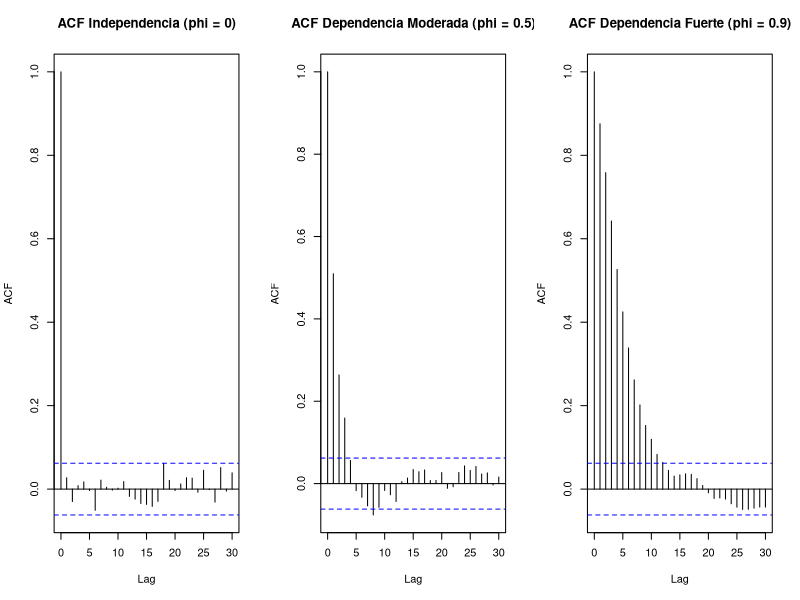
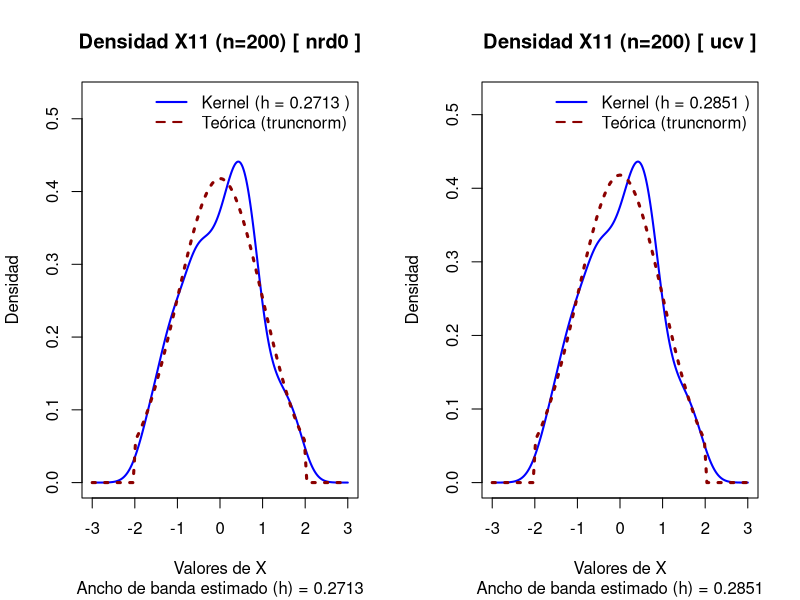
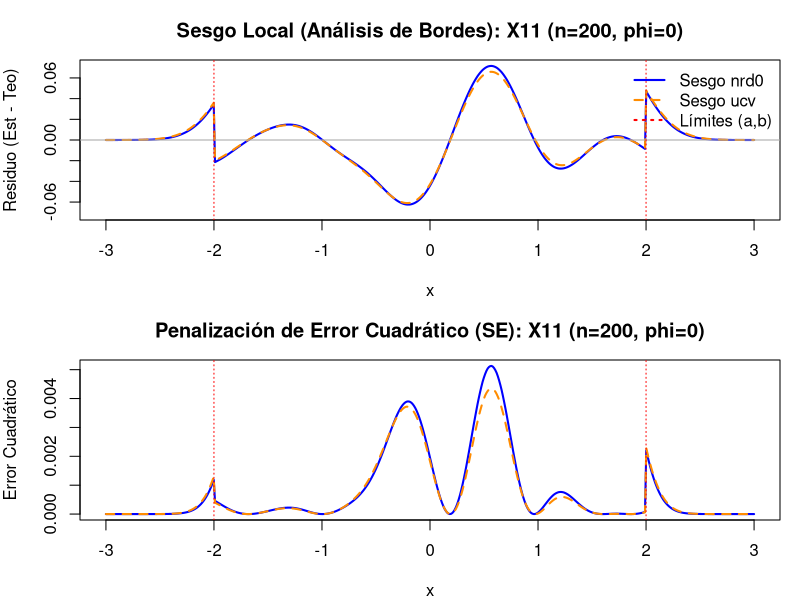
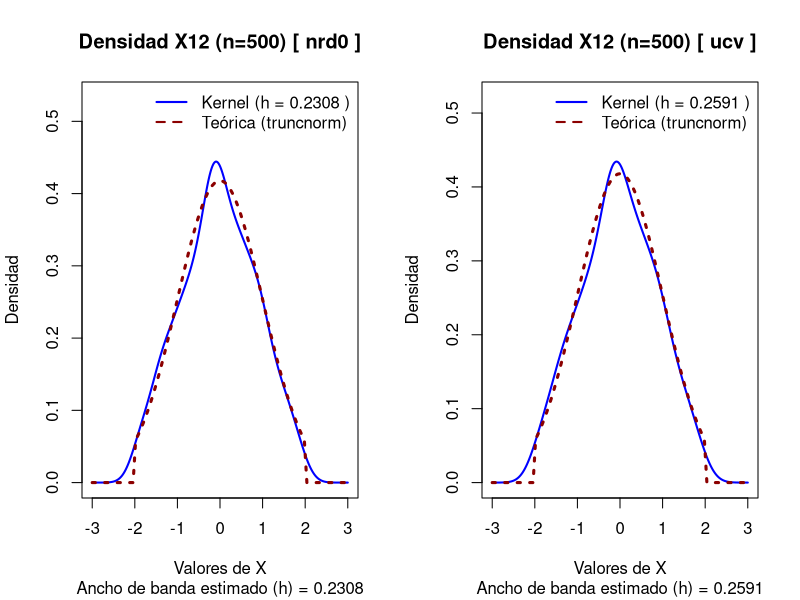
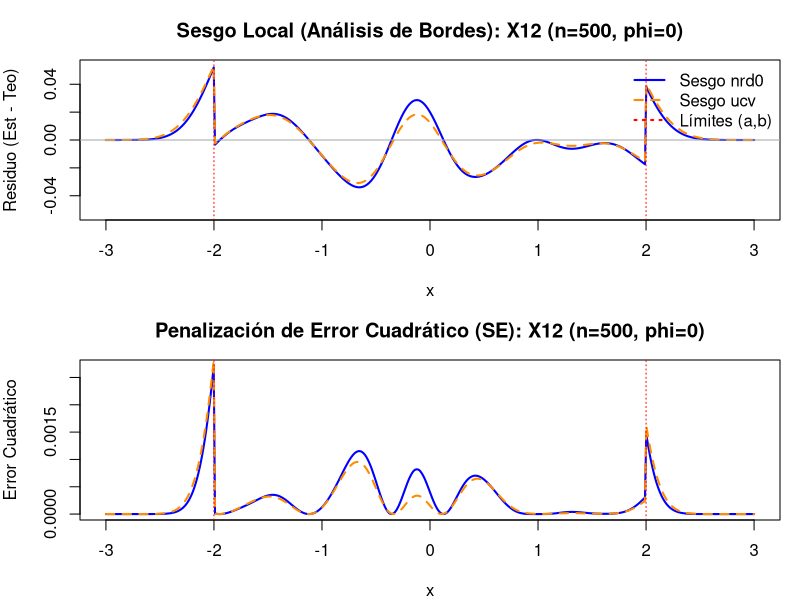
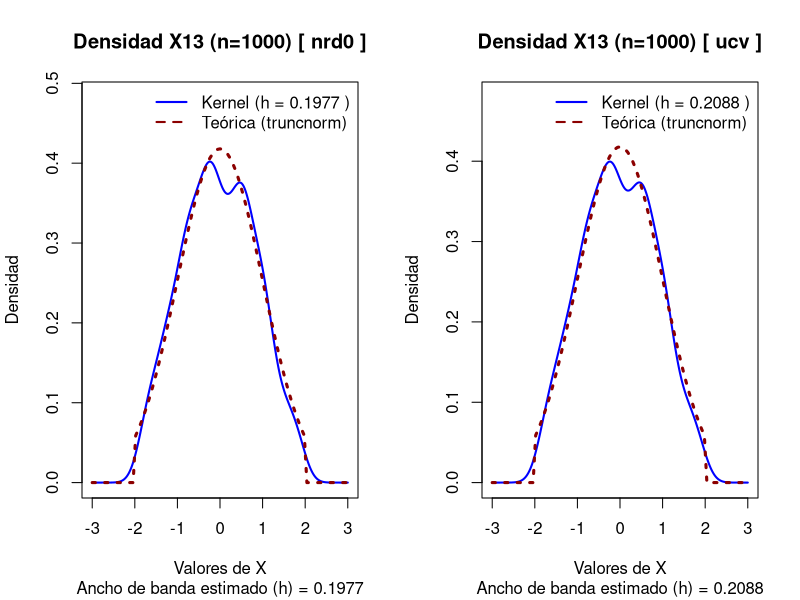
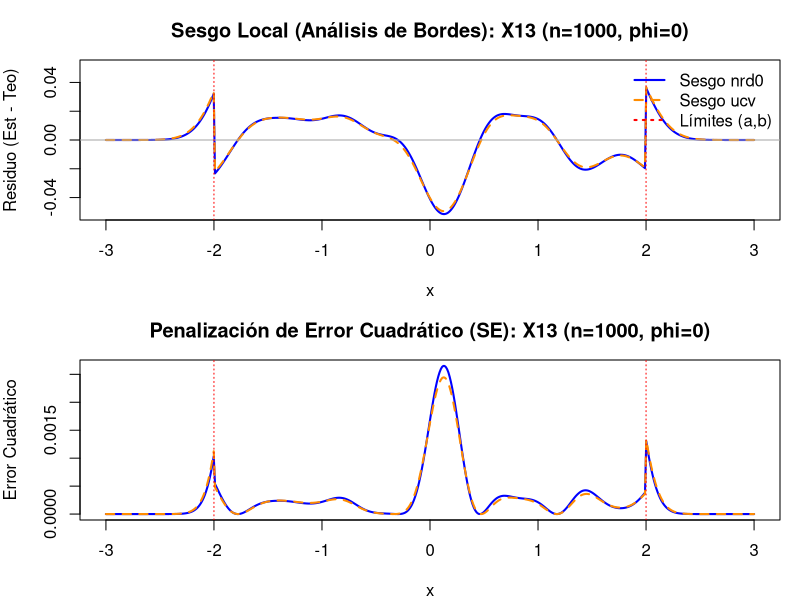
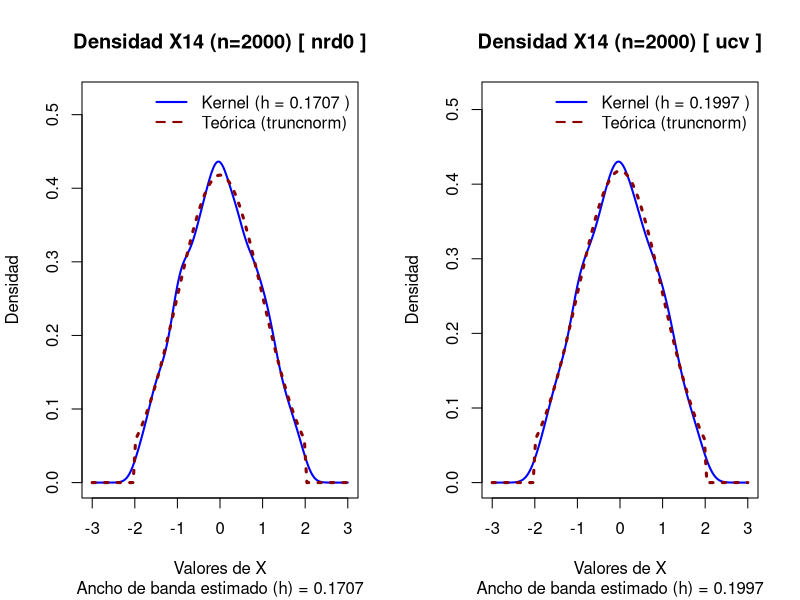

The R script that drew these images, in order:
## ---- chunk 1
# Configuración global de los chunks
knitr::opts_chunk$set(echo = TRUE, warning = FALSE, message = FALSE, 
                      fig.align = 'center', fig.width = 10, fig.height = 6)

library(truncnorm)
set.seed(1234)

# ==============================================================================
# FUNCIÓN DE SIMULACIÓN (Normal Truncada Dependiente AR(1))
# ==============================================================================
gnormtrunc_dep <- function(nsim, phi, a, b, m, de) {
  # Generacion de AR(1)
  if (phi == 0) {
    Z <- rnorm(nsim) # Si phi es 0, es simplemente ruido blanco estandar
  } else {
    Z <- arima.sim(list(ar=phi), n=nsim) 
  }
  
  # Calculamos la varianza teórica del proceso AR(1)
  sd_Z <- if (phi == 0) 1 else sqrt(1 / (1 - phi^2))
  
  # Generar variables uniformes
  U <- pnorm(Z, mean=0, sd=sd_Z)
  
  # Soporte para la normal truncada, dependiente.
  F_a <- pnorm(a, mean = m, sd = de)
  F_b <- pnorm(b, mean = m, sd = de)
  p <- F_b - F_a
  
  # Inversa de la función de distribución (qnorm) ajustada a la escala
  X = qnorm(p * U + F_a, mean=m, sd=de)
  
  
  # SE COMENTA ESTA PARTE PORQUE NO APORTA NADA
  # par(mfrow=c(1,3))
  # # Gráficos internos solicitados de la serie
  # plot(seq(1, nsim, 1), X, xlab="Índice", ylab="X", main=paste("Dispersión (phi =", phi, ", n =", nsim, ")"))
  # plot(X, type = "l", xlab="Índice", ylab="X", main="Gráfico de Líneas")
  # acf(X, main=paste("ACF para phi =", phi))
  # par(mfrow=c(1,1))
  
  return(X)
}

# ==============================================================================
# FUNCIÓN PARA ESTIMAR LA DENSIDAD
# ==============================================================================

est_dens_func <- function(X, bw_metodo, lim_inf, lim_sup) {
  
  # 1. Calcular estimación de densidad kernel
  # Nota: Es buena práctica fijar 'n' (ej. n = 512) para asegurar el mismo tamaño siempre
  est_dens <- density(X, bw = bw_metodo, from = lim_inf, to = lim_sup, n = 512)
  
  # 2. Extraer el valor numérico de h (ancho de banda) redondeado a 4 decimales
  h_estimado <- round(est_dens$bw, 4)
  
  # 3. Extraer la malla con la que se construyó la estimación
  malla <- est_dens$x
  
  # 4. Extraer las estimaciones de la densidad de la malla
  densidades <- est_dens$y
  
  # 5. Retornar las variables en una lista con nombres descriptivos
  return(list(
    h_estimado = h_estimado,
    malla      = malla,
    densidades = densidades
  ))
}

# ==============================================================================
# FUNCIÓN ASISTENTE PARA SOBREPONER DENSIDADES
# ==============================================================================
graficar_densidades_trunc <- function(densidad_est, bw_metodo, a, b, m, de, titulo = "") {
  
  # 1. Extraer los límites dinámicamente desde la malla ya calculada
  limite_inferior <- min(densidad_est$malla)
  limite_superior <- max(densidad_est$malla)
  
  # 2. Graficar la estimación del Kernel usando los vectores x e y
  plot(x = densidad_est$malla, 
       y = densidad_est$densidades, 
       type = "l", 
       main = paste("Densidad", titulo, "[", bw_metodo, "]"), 
       sub = paste("Ancho de banda estimado (h) =", round(densidad_est$h_estimado, 4)),
       col = "blue", lwd = 2, 
       xlim = c(limite_inferior, limite_superior), # Límites inyectados automáticamente
       ylim = c(0, max(densidad_est$densidades) * 1.2),
       xlab = "Valores de X", ylab = "Densidad")
  
  # 3. Sobreponer la teórica usando el paquete truncnorm
  curve(dtruncnorm(x, a = a, b = b, mean = m, sd = de), 
        col = "darkred", lwd = 3, lty = 3, add = TRUE)
  
  # 4. Leyenda explicativa enriquecida con el valor de h
  legend("topright", 
         legend = c(paste("Kernel (h =", round(densidad_est$h_estimado, 4), ")"), "Teórica (truncnorm)"), 
         col = c("blue", "darkred"), lty = c(1, 2), lwd = 2, bty = "n")
}



# ==============================================================================
# FUNCIÓN DE DIAGNÓSTICO DE ERROR LOCAL (SESGO Y ERROR CUADRÁTICO) (ACTUALIZADO)
# ==============================================================================
diagnostico_error_local <- function(X, a, b, m, de, lim_inf, lim_sup, titulo = "") {
  # Configurar layout para 2 gráficos apilados verticalmente
  par(mfrow = c(2, 1), mar = c(4, 4, 3, 1))
  
  # 1. Estimar con ambos métodos forzando la grilla exacta (sin interpolación)
  # Usamos from, to y n=512 para "congelar" la malla
  d_nrd0 <- density(X, bw = "nrd0", from = lim_inf, to = lim_sup, n = 512)
  
  # Suprimimos los warnings de UCV para no saturar la consola en esta fase
  d_ucv  <- suppressWarnings(density(X, bw = "ucv", from = lim_inf, to = lim_sup, n = 512))
  
  # 2. Extraer la malla exacta generada por R y evaluar la densidad teórica ahí
  x_grid <- d_nrd0$x
  y_teo <- dtruncnorm(x_grid, a = a, b = b, mean = m, sd = de)
  
  # 3. GRÁFICO 1: Residuos (Sesgo Local)
  # Calculamos el error directamente sin usar approx()
  sesgo_nrd0 <- d_nrd0$y - y_teo
  sesgo_ucv  <- d_ucv$y - y_teo
  
  # Establecer límites simétricos para el eje Y del sesgo
  y_lim_sesgo <- max(abs(c(sesgo_nrd0, sesgo_ucv)))
  
  plot(x_grid, sesgo_nrd0, type = "l", col = "blue", lwd = 2,
       ylim = c(-y_lim_sesgo, y_lim_sesgo),
       ylab = "Residuo (Est - Teo)", xlab = "x",
       main = paste("Sesgo Local (Análisis de Bordes):", titulo))
  lines(x_grid, sesgo_ucv, col = "darkorange", lwd = 2, lty = 2)
  abline(h = 0, col = "darkgray", lty = 1) # Línea de perfección
  abline(v = c(a, b), col = "red", lty = 3) # Límites de truncamiento
  
  legend("topright", legend = c("Sesgo nrd0", "Sesgo ucv", "Límites (a,b)"),
         col = c("blue", "darkorange", "red"), lty = c(1, 2, 3), lwd = 2, bty = "n")
  
  # 4. GRÁFICO 2: Error Cuadrático Local
  se_nrd0 <- sesgo_nrd0^2
  se_ucv  <- sesgo_ucv^2
  
  plot(x_grid, se_nrd0, type = "l", col = "blue", lwd = 2,
       ylab = "Error Cuadrático", xlab = "x",
       main = paste("Penalización de Error Cuadrático (SE):", titulo))
  lines(x_grid, se_ucv, col = "darkorange", lwd = 2, lty = 2)
  abline(v = c(a, b), col = "red", lty = 3)
  
  # Restaurar layout gráfico a la normalidad
  par(mfrow = c(1, 1), mar = c(5, 4, 4, 2) + 0.1)
}
## ---- chunk 2
# Generamos una muestra de n=1000 para ilustrar los tres escenarios de dependencia
par(mfrow=c(1,3))
Z_indep <- arima.sim(list(ar=0), n=1000)
acf(Z_indep, main="ACF Independencia (phi = 0)")

Z_mod   <- arima.sim(list(ar=0.5), n=1000)
acf(Z_mod, main="ACF Dependencia Moderada (phi = 0.5)")

Z_fuerte <- arima.sim(list(ar=0.9), n=1000)
acf(Z_fuerte, main="ACF Dependencia Fuerte (phi = 0.9)")
par(mfrow=c(1,1))
## ---- chunk 3
# --- Análisis para n=200 ---
X11 <- gnormtrunc_dep(nsim = 200, phi = 0, a = -2, b = 2, m = 0, de = 1)
dens_nrd0_X11 <- est_dens_func(X11, "nrd0", lim_inf = -3, lim_sup = 3)
dens_ucv_X11  <- suppressWarnings(est_dens_func(X11, "ucv", lim_inf = -3, lim_sup = 3))
## ---- chunk 4
# --- Análisis para n=200 ---
par(mfrow=c(1,2))
graficar_densidades_trunc(dens_nrd0_X11, "nrd0", a = -2, b = 2, m = 0, de = 1, titulo = "X11 (n=200)")
graficar_densidades_trunc(dens_ucv_X11, "ucv",  a = -2, b = 2, m = 0, de = 1, titulo = "X11 (n=200)")
par(mfrow=c(1,1))
## ---- chunk 5
diagnostico_error_local(X11, a = -2, b = 2, m = 0, de = 1, lim_inf = -3, lim_sup = 3, titulo = "X11 (n=200, phi=0)")
## ---- chunk 6
# --- Análisis para n=500, phi=0 ---
X12 <- gnormtrunc_dep(nsim = 500, phi = 0, a = -2, b = 2, m = 0, de = 1)
dens_nrd0_X12 <- est_dens_func(X12, "nrd0", lim_inf = -3, lim_sup = 3)
dens_ucv_X12  <- suppressWarnings(est_dens_func(X12, "ucv", lim_inf = -3, lim_sup = 3))

## ---- chunk 7
par(mfrow=c(1,2))
graficar_densidades_trunc(dens_nrd0_X12, "nrd0", a = -2, b = 2, m = 0, de = 1, titulo = "X12 (n=500)")
graficar_densidades_trunc(dens_ucv_X12, "ucv",  a = -2, b = 2, m = 0, de = 1, titulo = "X12 (n=500)")
par(mfrow=c(1,1))
## ---- chunk 8
diagnostico_error_local(X12, a = -2, b = 2, m = 0, de = 1, lim_inf = -3, lim_sup = 3, titulo = "X12 (n=500, phi=0)")

## ---- chunk 9
# --- Análisis para n=1000, phi=0 ---
X13 <- gnormtrunc_dep(nsim = 1000, phi = 0, a = -2, b = 2, m = 0, de = 1)
dens_nrd0_X13 <- est_dens_func(X13, "nrd0", lim_inf = -3, lim_sup = 3)
dens_ucv_X13  <- suppressWarnings(est_dens_func(X13, "ucv", lim_inf = -3, lim_sup = 3))

## ---- chunk 10
par(mfrow=c(1,2))
graficar_densidades_trunc(dens_nrd0_X13, "nrd0", a = -2, b = 2, m = 0, de = 1, titulo = "X13 (n=1000)")
graficar_densidades_trunc(dens_ucv_X13, "ucv",  a = -2, b = 2, m = 0, de = 1, titulo = "X13 (n=1000)")
par(mfrow=c(1,1))
## ---- chunk 11
diagnostico_error_local(X13, a = -2, b = 2, m = 0, de = 1, lim_inf = -3, lim_sup = 3, titulo = "X13 (n=1000, phi=0)")

## ---- chunk 12
# --- Análisis para n=2000, phi=0 ---
X14 <- gnormtrunc_dep(nsim = 2000, phi = 0, a = -2, b = 2, m = 0, de = 1)
dens_nrd0_X14 <- est_dens_func(X14, "nrd0", lim_inf = -3, lim_sup = 3)
dens_ucv_X14  <- suppressWarnings(est_dens_func(X14, "ucv", lim_inf = -3, lim_sup = 3))

## ---- chunk 13
par(mfrow=c(1,2))
graficar_densidades_trunc(dens_nrd0_X14, "nrd0", a = -2, b = 2, m = 0, de = 1, titulo = "X14 (n=2000)")
graficar_densidades_trunc(dens_ucv_X14, "ucv",  a = -2, b = 2, m = 0, de = 1, titulo = "X14 (n=2000)")
par(mfrow=c(1,1))
## ---- chunk 14
diagnostico_error_local(X14, a = -2, b = 2, m = 0, de = 1, lim_inf = -3, lim_sup = 3, titulo = "X14 (n=2000, phi=0)")
## ---- chunk 15
# --- Análisis para n=200, phi=0.5 ---
X21 <- gnormtrunc_dep(nsim = 200, phi = 0.5, a = -2, b = 2, m = 0, de = 1)
dens_nrd0_X21 <- est_dens_func(X21, "nrd0", lim_inf = -3, lim_sup = 3)
dens_ucv_X21  <- suppressWarnings(est_dens_func(X21, "ucv", lim_inf = -3, lim_sup = 3))

## ---- chunk 16
par(mfrow=c(1,2))
graficar_densidades_trunc(dens_nrd0_X21, "nrd0", a = -2, b = 2, m = 0, de = 1, titulo = "X21 (n=200)")
graficar_densidades_trunc(dens_ucv_X21, "ucv",  a = -2, b = 2, m = 0, de = 1, titulo = "X21 (n=200)")
par(mfrow=c(1,1))
## ---- chunk 17
diagnostico_error_local(X21, a = -2, b = 2, m = 0, de = 1, lim_inf = -3, lim_sup = 3, titulo = "X21 (n=200, phi=0.5)")
## ---- chunk 18
# --- Análisis para n=500, phi=0.5 ---
X22 <- gnormtrunc_dep(nsim = 500, phi = 0.5, a = -2, b = 2, m = 0, de = 1)
dens_nrd0_X22 <- est_dens_func(X22, "nrd0", lim_inf = -3, lim_sup = 3)
dens_ucv_X22  <- suppressWarnings(est_dens_func(X22, "ucv", lim_inf = -3, lim_sup = 3))

## ---- chunk 19
par(mfrow=c(1,2))
graficar_densidades_trunc(dens_nrd0_X22, "nrd0", a = -2, b = 2, m = 0, de = 1, titulo = "X22 (n=500)")
graficar_densidades_trunc(dens_ucv_X22, "ucv",  a = -2, b = 2, m = 0, de = 1, titulo = "X22 (n=500)")
par(mfrow=c(1,1))
## ---- chunk 20
diagnostico_error_local(X22, a = -2, b = 2, m = 0, de = 1, lim_inf = -3, lim_sup = 3, titulo = "X22 (n=500, phi=0.5)")

## ---- chunk 21
# --- Análisis para n=1000, phi=0.5 ---
X23 <- gnormtrunc_dep(nsim = 1000, phi = 0.5, a = -2, b = 2, m = 0, de = 1)
dens_nrd0_X23 <- est_dens_func(X23, "nrd0", lim_inf = -3, lim_sup = 3)
dens_ucv_X23  <- suppressWarnings(est_dens_func(X23, "ucv", lim_inf = -3, lim_sup = 3))

## ---- chunk 22
par(mfrow=c(1,2))
graficar_densidades_trunc(dens_nrd0_X23, "nrd0", a = -2, b = 2, m = 0, de = 1, titulo = "X23 (n=1000)")
graficar_densidades_trunc(dens_ucv_X23, "ucv",  a = -2, b = 2, m = 0, de = 1, titulo = "X23 (n=1000)")
par(mfrow=c(1,1))
## ---- chunk 23
diagnostico_error_local(X23, a = -2, b = 2, m = 0, de = 1, lim_inf = -3, lim_sup = 3, titulo = "X23 (n=1000, phi=0.5)")

## ---- chunk 24
# --- Análisis para n=2000, phi=0.5 ---
X24 <- gnormtrunc_dep(nsim = 2000, phi = 0.5, a = -2, b = 2, m = 0, de = 1)
dens_nrd0_X24 <- est_dens_func(X24, "nrd0", lim_inf = -3, lim_sup = 3)
dens_ucv_X24  <- suppressWarnings(est_dens_func(X24, "ucv", lim_inf = -3, lim_sup = 3))

## ---- chunk 25
par(mfrow=c(1,2))
graficar_densidades_trunc(dens_nrd0_X24, "nrd0", a = -2, b = 2, m = 0, de = 1, titulo = "X24 (n=2000)")
graficar_densidades_trunc(dens_ucv_X24, "ucv",  a = -2, b = 2, m = 0, de = 1, titulo = "X24 (n=2000)")
par(mfrow=c(1,1))
## ---- chunk 26
diagnostico_error_local(X24, a = -2, b = 2, m = 0, de = 1, lim_inf = -3, lim_sup = 3, titulo = "X24 (n=2000, phi=0.5)")
## ---- chunk 27
# --- Análisis para n=200, phi=0.9 ---
X31 <- gnormtrunc_dep(nsim = 200, phi = 0.9, a = -2, b = 2, m = 0, de = 1)
dens_nrd0_X31 <- est_dens_func(X31, "nrd0", lim_inf = -3, lim_sup = 3)
dens_ucv_X31  <- suppressWarnings(est_dens_func(X31, "ucv", lim_inf = -3, lim_sup = 3))

## ---- chunk 28
par(mfrow=c(1,2))
graficar_densidades_trunc(dens_nrd0_X31, "nrd0", a = -2, b = 2, m = 0, de = 1, titulo = "X31 (n=200)")
graficar_densidades_trunc(dens_ucv_X31, "ucv",  a = -2, b = 2, m = 0, de = 1, titulo = "X31 (n=200)")
par(mfrow=c(1,1))
## ---- chunk 29
diagnostico_error_local(X31, a = -2, b = 2, m = 0, de = 1, lim_inf = -3, lim_sup = 3, titulo = "X31 (n=200, phi=0.9)")

## ---- chunk 30
# --- Análisis para n=500, phi=0.9 ---
X32 <- gnormtrunc_dep(nsim = 500, phi = 0.9, a = -2, b = 2, m = 0, de = 1)
dens_nrd0_X32 <- est_dens_func(X32, "nrd0", lim_inf = -3, lim_sup = 3)
dens_ucv_X32  <- suppressWarnings(est_dens_func(X32, "ucv", lim_inf = -3, lim_sup = 3))

## ---- chunk 31
par(mfrow=c(1,2))
graficar_densidades_trunc(dens_nrd0_X32, "nrd0", a = -2, b = 2, m = 0, de = 1, titulo = "X32 (n=500)")
graficar_densidades_trunc(dens_ucv_X32, "ucv",  a = -2, b = 2, m = 0, de = 1, titulo = "X32 (n=500)")
par(mfrow=c(1,1))
## ---- chunk 32
diagnostico_error_local(X32, a = -2, b = 2, m = 0, de = 1, lim_inf = -3, lim_sup = 3, titulo = "X32 (n=500, phi=0.9)")

## ---- chunk 33
# --- Análisis para n=1000, phi=0.9 ---
X33 <- gnormtrunc_dep(nsim = 1000, phi = 0.9, a = -2, b = 2, m = 0, de = 1)
dens_nrd0_X33 <- est_dens_func(X33, "nrd0", lim_inf = -3, lim_sup = 3)
dens_ucv_X33  <- suppressWarnings(est_dens_func(X33, "ucv", lim_inf = -3, lim_sup = 3))

## ---- chunk 34
par(mfrow=c(1,2))
graficar_densidades_trunc(dens_nrd0_X33, "nrd0", a = -2, b = 2, m = 0, de = 1, titulo = "X33 (n=1000)")
graficar_densidades_trunc(dens_ucv_X33, "ucv",  a = -2, b = 2, m = 0, de = 1, titulo = "X33 (n=1000)")
par(mfrow=c(1,1))
## ---- chunk 35
diagnostico_error_local(X33, a = -2, b = 2, m = 0, de = 1, lim_inf = -3, lim_sup = 3, titulo = "X33 (n=1000, phi=0.9)")

## ---- chunk 36
# --- Análisis para n=2000, phi=0.9 ---
X34 <- gnormtrunc_dep(nsim = 2000, phi = 0.9, a = -2, b = 2, m = 0, de = 1)
dens_nrd0_X34 <- est_dens_func(X34, "nrd0", lim_inf = -3, lim_sup = 3)
dens_ucv_X34  <- suppressWarnings(est_dens_func(X34, "ucv", lim_inf = -3, lim_sup = 3))

## ---- chunk 37
par(mfrow=c(1,2))
graficar_densidades_trunc(dens_nrd0_X34, "nrd0", a = -2, b = 2, m = 0, de = 1, titulo = "X34 (n=2000)")
graficar_densidades_trunc(dens_ucv_X34, "ucv",  a = -2, b = 2, m = 0, de = 1, titulo = "X34 (n=2000)")
par(mfrow=c(1,1))
## ---- chunk 38
diagnostico_error_local(X34, a = -2, b = 2, m = 0, de = 1, lim_inf = -3, lim_sup = 3, titulo = "X34 (n=2000, phi=0.9)")
